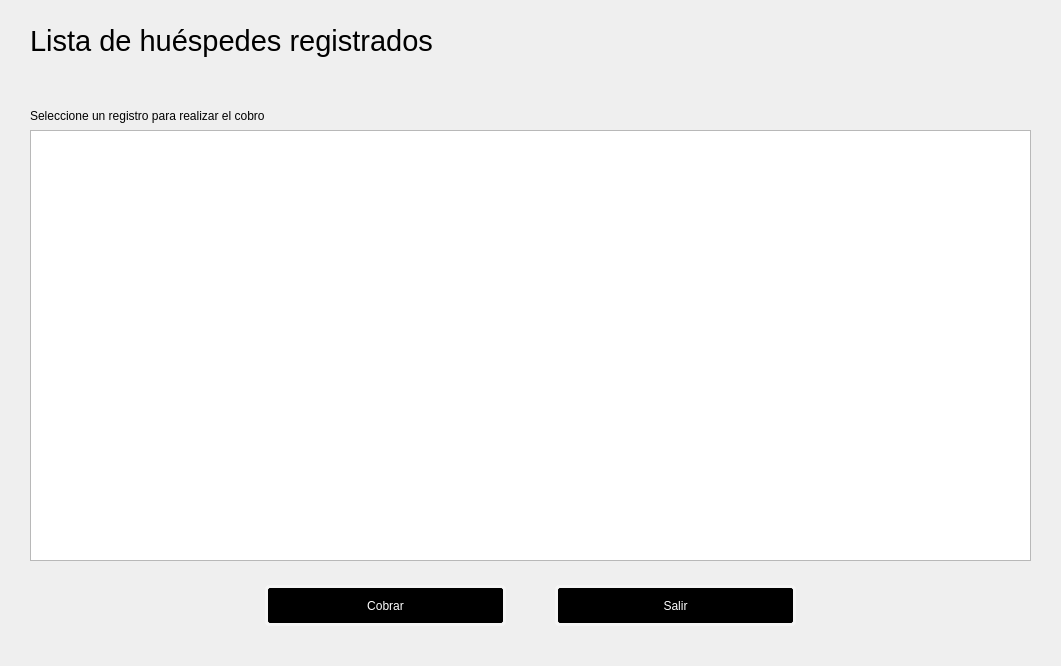
<?xml version="1.0" encoding="UTF-8"?>
<ui version="4.0">
 <class>registros</class>
 <widget class="QWidget" name="registros">
  <property name="geometry">
   <rect>
    <x>0</x>
    <y>0</y>
    <width>1061</width>
    <height>666</height>
   </rect>
  </property>
  <property name="windowTitle">
   <string>Form</string>
  </property>
  <property name="styleSheet">
   <string notr="true">QPushButton {
 border: 3px solid whitesmoke;
 border-radius: 5px;
 background-color: black;
 padding: 5px;
 margin: 5px;
color: white;
}
QPushButton:hover {
border: 3px solid black;
border-radius: 5px; 
background-color: white;
color: black;
}</string>
  </property>
  <widget class="QLabel" name="label">
   <property name="geometry">
    <rect>
     <x>30</x>
     <y>20</y>
     <width>501</width>
     <height>41</height>
    </rect>
   </property>
   <property name="font">
    <font>
     <pointsize>22</pointsize>
    </font>
   </property>
   <property name="text">
    <string>Lista de huéspedes registrados</string>
   </property>
  </widget>
  <widget class="QTableWidget" name="tableWidget">
   <property name="geometry">
    <rect>
     <x>30</x>
     <y>130</y>
     <width>1001</width>
     <height>431</height>
    </rect>
   </property>
  </widget>
  <widget class="QLabel" name="label_2">
   <property name="geometry">
    <rect>
     <x>30</x>
     <y>106</y>
     <width>261</width>
     <height>20</height>
    </rect>
   </property>
   <property name="text">
    <string>Seleccione un registro para realizar el cobro</string>
   </property>
  </widget>
  <widget class="QPushButton" name="btncobrar">
   <property name="geometry">
    <rect>
     <x>260</x>
     <y>580</y>
     <width>251</width>
     <height>51</height>
    </rect>
   </property>
   <property name="text">
    <string>Cobrar</string>
   </property>
  </widget>
  <widget class="QPushButton" name="btnexit">
   <property name="geometry">
    <rect>
     <x>550</x>
     <y>580</y>
     <width>251</width>
     <height>51</height>
    </rect>
   </property>
   <property name="text">
    <string>Salir</string>
   </property>
  </widget>
 </widget>
 <resources/>
 <connections/>
</ui>
